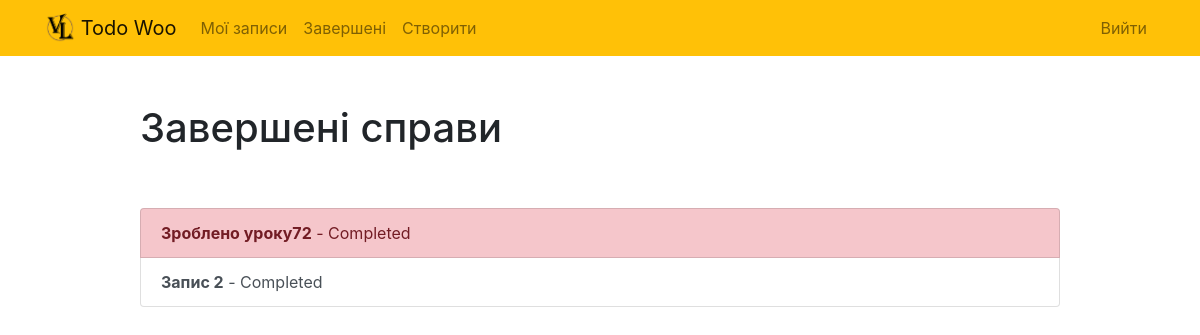
The page /completed/ (signed in) on the database as committed earlier.
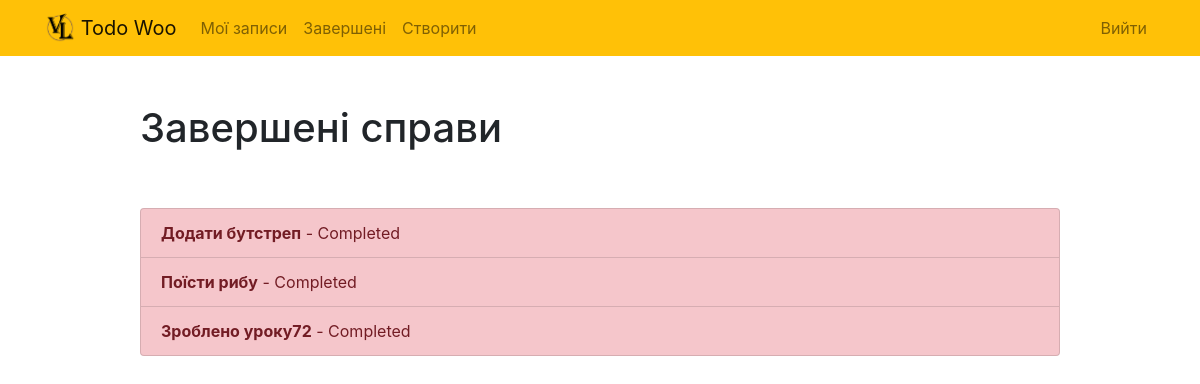
The same page on the database as committed later.
### todo/models.py (models this page shows, shortened)
class Todo(models.Model):
    title = models.CharField(max_length=100)
    memo = models.TextField(blank=True)
    created = models.DateTimeField(auto_now_add=True)
    datecomleted = models.DateTimeField(null=True, blank=True)
    important = models.BooleanField(default=False)
    user = models.ForeignKey(User, on_delete=models.CASCADE)

### todo/views.py (the view)
# urls.py: path('completed/', views.completedtodos, name= 'completedtodos'),
@login_required
def completedtodos(request):
    todos = Todo.objects.filter(user = request.user, datecomleted__isnull=False).order_by('-datecomleted')
    return render(request, 'todo/completedtodos.html', {'todos':todos})

### todo/templates/todo/completedtodos.html
{% extends "todo/base.html" %}
{% block content %}
    <div class="row justify-content-center mt-5">
        <div class="col-md-10">
            <h1>Завершені справи</h1>
        </div>
    </div>
    <div class="row justify-content-center mt-5">
        <div class="col-md-10">
            <div class="list-group">
                {% for todo in todos %}
                    <a href="{% url 'viewtodo' todo.id %}" class="list-group-item list-group-item-action{% if todo.important %} list-group-item-danger{% endif %}"><b>{{ todo.title }}</b> - Completed {{ todo.datecompleted|date:'M j Y H:i' }}</a>
                {% endfor %}
            </div>
        </div>
    </div>
{% endblock %}

Rows that differ between the two databases and show on the page:
removed Todo: title "Запис 2", important False (drawn)
now on this page (row edited): Todo: title "Додати бутстреп"
now on this page (row edited): Todo: title "Поїсти рибу"
